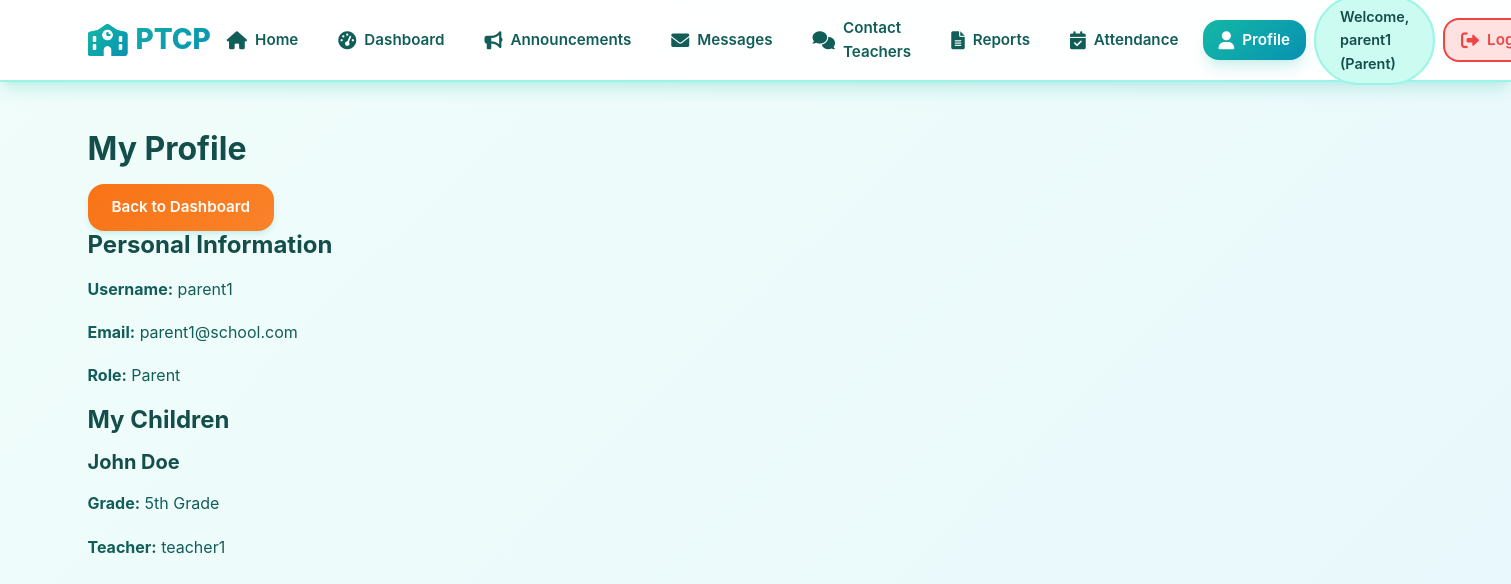
The page /parent/profile (signed in) on the database its author committed.
### models/user_model.py (models this page shows, shortened)
class User(UserMixin, db.Model):
    id = db.Column(db.Integer, primary_key=True)
    username = db.Column(db.String(64), unique=True, nullable=False)
    email = db.Column(db.String(120), unique=True, nullable=False)
    password_hash = db.Column(db.String(128))
    role = db.Column(db.String(20), nullable=False)  # 'teacher', 'parent', 'admin'
    is_active = db.Column(db.Boolean, default=True)

### models/student_model.py (models this page shows, shortened)
class Student(db.Model):
    id = db.Column(db.Integer, primary_key=True)
    name = db.Column(db.String(100), nullable=False)
    grade = db.Column(db.String(20), nullable=False)
    parent_id = db.Column(db.Integer, db.ForeignKey('user.id'), nullable=False)
    teacher_id = db.Column(db.Integer, db.ForeignKey('user.id'), nullable=False)
    parent = db.relationship('User', foreign_keys=[parent_id], backref='children')
    teacher = db.relationship('User', foreign_keys=[teacher_id], backref='students')

### routes/parent_routes.py (the view)
@parent_bp.route('/profile')
@login_required
def profile():
    if current_user.role != 'parent':
        return redirect(url_for('main.index'))
    children = Student.query.filter_by(parent_id=current_user.id).all()
    return render_template('parent/profile.html', children=children)

### app.py (called while the page is built)
@login_manager.user_loader
def load_user(user_id):
    from models.user_model import User
    return User.query.get(int(user_id))

### templates/parent/profile.html (shortened to what this page needs)
{% extends "base.html" %}
{% block content %}
<div class="profile">
    <h2>My Profile</h2>
    <a href="{{ url_for('parent.dashboard') }}" class="btn btn-secondary">Back to Dashboard</a>
    <div class="profile-info">
        <h3>Personal Information</h3>
        <p><strong>Username:</strong> {{ current_user.username }}</p>
        <p><strong>Email:</strong> {{ current_user.email }}</p>
        <p><strong>Role:</strong> {{ current_user.role.title() }}</p>
    </div>
    <div class="children-info">
        <h3>My Children</h3>
        {% for child in children %}
            <div class="child-card">
                <h4>{{ child.name }}</h4>
                <p><strong>Grade:</strong> {{ child.grade }}</p>
                <p><strong>Teacher:</strong> {{ child.teacher.username if child.teacher else 'Not assigned' }}</p>
            </div>
        {% endfor %}
    </div>
</div>
{% endblock %}

### templates/base.html (shortened to what this page needs)
<!DOCTYPE html>
<html lang="en">
<head>
    <link rel="stylesheet" href="{{ url_for('static', filename='css/style.css') }}">
    <link rel="stylesheet" href="https://cdnjs.cloudflare.com/ajax/libs/font-awesome/6.0.0/css/all.min.css">
</head>
<body>
    {% if current_user.is_authenticated %}
    <div class="full-width-layout">
        <header class="top-nav">
            <div class="nav-container">
                <h1><i class="fas fa-school"></i> PTCP</h1>
                <nav class="main-nav">
                    <ul>
                        <li>
                            <a href="{{ url_for('main.index') }}" class="{% if request.endpoint == 'main.index' %}active{% endif %}">
                                <i class="fas fa-home"></i> Home
                            </a>
                        </li>
                        {% if current_user.role == 'admin' %}
                            <li>
                                <a href="{{ url_for('admin.dashboard') }}" class="{% if 'admin' in request.endpoint %}active{% endif %}">
                                    <i class="fas fa-tachometer-alt"></i> Dashboard
                                </a>
                            </li>
                            <li>
                                <a href="{{ url_for('admin.manage_users') }}" class="{% if request.endpoint == 'admin.manage_users' %}active{% endif %}">
                                    <i class="fas fa-users"></i> Manage Users
                                </a>
                            </li>
                            <li>
                                <a href="{{ url_for('admin.manage_students') }}" class="{% if request.endpoint == 'admin.manage_students' %}active{% endif %}">
                                    <i class="fas fa-user-graduate"></i> Manage Students
                                </a>
                            </li>
                            <li>
                                <a href="{{ url_for('admin.view_logs') }}" class="{% if request.endpoint == 'admin.view_logs' %}active{% endif %}">
                                    <i class="fas fa-history"></i> Activity Logs
                                </a>
                            </li>
                        {% elif current_user.role == 'parent' %}
                            <li>
                                <a href="{{ url_for('parent.dashboard') }}" class="{% if request.endpoint == 'parent.dashboard' %}active{% endif %}">
                                    <i class="fas fa-tachometer-alt"></i> Dashboard
                                </a>
                            </li>
                            <li>
                                <a href="{{ url_for('parent.view_announcements') }}" class="{% if request.endpoint == 'parent.view_announcements' %}active{% endif %}">
                                    <i class="fas fa-bullhorn"></i> Announcements
                                </a>
                            </li>
                            <li>
                                <a href="{{ url_for('parent.view_messages') }}" class="{% if request.endpoint == 'parent.view_messages' %}active{% endif %}">
                                    <i class="fas fa-envelope"></i> Messages
                                </a>
                            </li>
                            <li>
                                <a href="{{ url_for('parent.contact_teacher_list') }}" class="{% if request.endpoint == 'parent.contact_teacher_list' %}active{% endif %}">
                                    <i class="fas fa-comments"></i> Contact Teachers
                                </a>
                            </li>
                            <li>
                                <a href="{{ url_for('parent.view_reports') }}" class="{% if request.endpoint == 'parent.view_reports' %}active{% endif %}">
                                    <i class="fas fa-file-alt"></i> Reports
                                </a>
                            </li>
                            <li>
                                <a href="{{ url_for('parent.attendance_log') }}" class="{% if request.endpoint == 'parent.attendance_log' %}active{% endif %}">
                                    <i class="fas fa-calendar-check"></i> Attendance
                                </a>
                            </li>
                            <li>
                                <a href="{{ url_for('parent.profile') }}" class="{% if request.endpoint == 'parent.profile' %}active{% endif %}">
                                    <i class="fas fa-user"></i> Profile
                                </a>
                            </li>
                        {% endif %}
                        <li class="user-info">
                            <span>Welcome, {{ current_user.username }} ({{ current_user.role.title() }})</span>
                        </li>
                        <li class="logout">
                            <a href="{{ url_for('auth.logout') }}">
                                <i class="fas fa-sign-out-alt"></i> Logout
                            </a>
                        </li>
                    </ul>
                </nav>
            </div>
        </header>
        <main class="main-content-full">
            <div class="content-body">
                {% block content %}{% endblock %}
            </div>
        </main>
    </div>
    {% endif %}
</body>
</html>

### rows shown on the page
User: username "parent1", role "Parent", email "parent1@school.com"
Student: name "John Doe", grade "5th Grade", teacher "teacher1"
